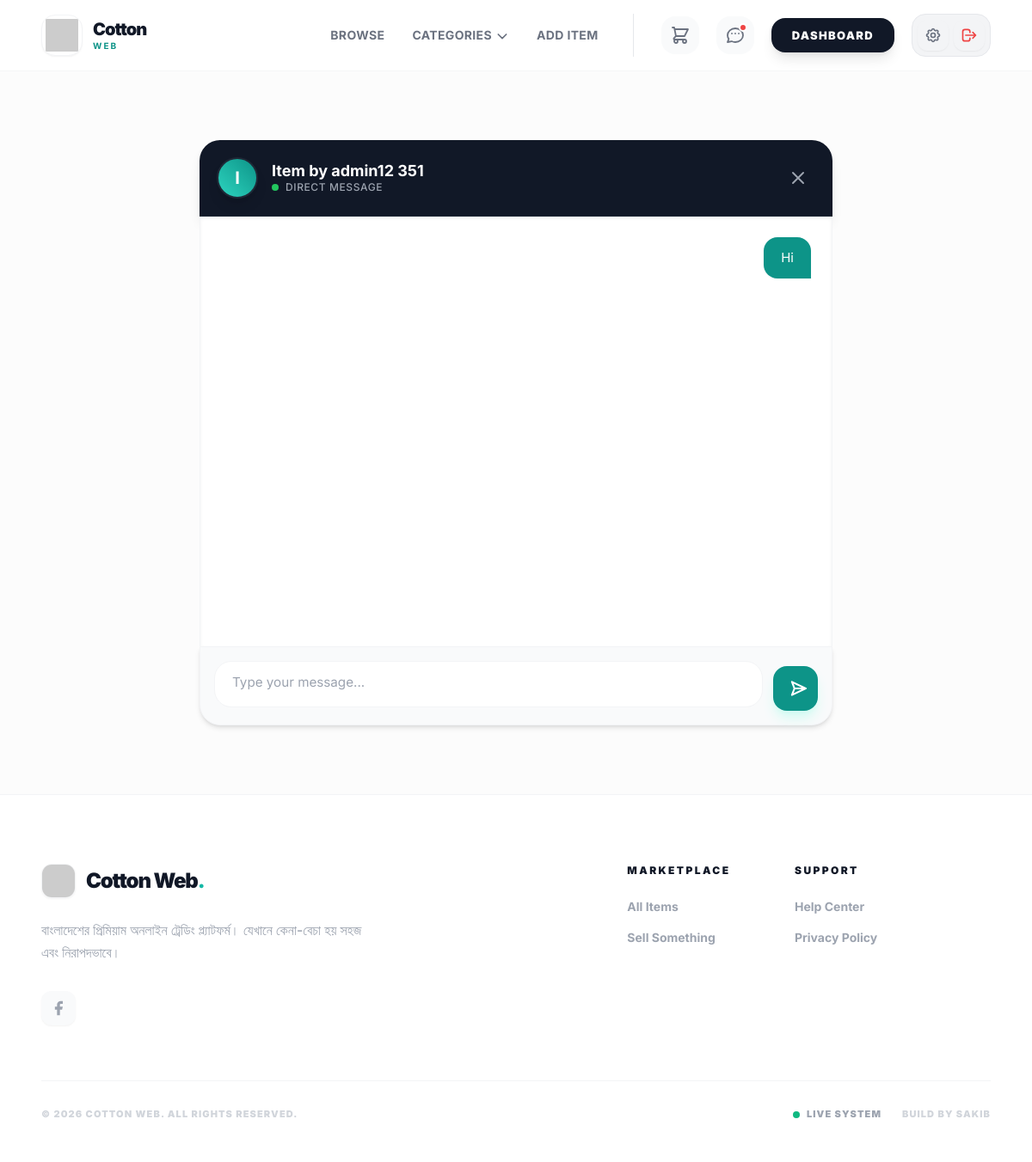
Page /inbox/1/ (signed in) on the committed database.
### conversation/models.py (models this page shows)
class Conversation(models.Model):
    item = models.ForeignKey(Item, related_name='conversations', on_delete=models.CASCADE)
    members = models.ManyToManyField(settings.AUTH_USER_MODEL, related_name='conversations')
    created_at = models.DateTimeField(auto_now_add=True)
    modified_at = models.DateTimeField(auto_now=True)
    class Meta:
        ordering = ('-modified_at',)

class ConversationMessage(models.Model):
    conversation = models.ForeignKey(Conversation, related_name='messages', on_delete=models.CASCADE)
    content = models.TextField(max_length=500, null=True)
    created_at = models.DateTimeField(auto_now_add=True)
    created_by = models.ForeignKey(settings.AUTH_USER_MODEL, related_name='created_messages', on_delete=models.CASCADE)
    is_read = models.BooleanField(default=False)

### item/models.py (models this page shows, shortened)
class Item(models.Model):
    category = models.ForeignKey(
        Category,
        related_name='items',
        on_delete=models.CASCADE,
    )
    user = models.ForeignKey(
        settings.AUTH_USER_MODEL,
        related_name='items',
        on_delete=models.CASCADE,
    )
    name = models.CharField(max_length=100)
    description = models.TextField(blank=True, null=True)
    price = models.FloatField()
    image = models.ImageField(upload_to='item_images', blank=True, null=True)
    is_sold = models.BooleanField(default=False, db_index=True)
    created_at = models.DateTimeField(auto_now_add=True, db_index=True)

### conversation/views.py (the view)
# urls.py: path('', views.cart_detail, name='detail'),
@login_required
def detail(request,pk):
    conversation = Conversation.objects.filter(members__in=[request.user.id]).get(pk=pk)
    conversation.messages.filter(is_read=False).exclude(created_by=request.user).update(is_read=True)
    if request.method == 'POST':
        form = ConversationMessagesForm(request.POST)
        if form.is_valid():
            conversation_message = form.save(commit=False)
            conversation_message.conversation = conversation
            conversation_message.created_by = request.user
            conversation_message.save()
            conversation.save()
            return redirect('conversation:detail', pk=pk)
    else:
        form = ConversationMessagesForm()
    return render(request, 'conversation/detail.html', {
        'conversation': conversation,
        'form': form
    })

### conversation/forms.py
class ConversationMessagesForm(forms.ModelForm):
    class Meta:
        model = ConversationMessage
        fields = ('content',)
        widgets = {
            'content': forms.Textarea(attrs={
                'class': 'w-full py-4 px-6 rounded-xl border border-gray-200 outline-none focus:border-teal-500',
                'placeholder': 'Type your message...',
                'rows': '1'
            })
        }

### core/context_processors.py (called while the page is built)
def categories(request):
    return {
        'all_categories': Category.objects.all()
    }

### conversation/templates/conversation/detail.html (shortened to what this page needs)
{% extends "core/base.html" %}
{% block content %}
<div class="max-w-3xl mx-auto py-8 px-4">
    <div class="bg-gray-900 rounded-t-3xl p-5 flex items-center gap-4 shadow-lg border-b border-gray-800">
        <div class="w-12 h-12 rounded-full bg-gradient-to-tr from-teal-400 to-teal-600 flex items-center justify-center text-white font-bold text-xl shadow-lg border-2 border-gray-800">
            {{ conversation.item.name|first|upper }}
        </div>
        <div class="flex-1">
            <h1 class="text-white font-bold text-lg leading-tight">{{ conversation.item.name }}</h1>
            <div class="flex items-center gap-2">
                <span class="w-2 h-2 bg-green-500 rounded-full animate-pulse"></span>
                <p class="text-gray-400 text-xs font-medium uppercase tracking-wider">Direct Message</p>
            </div>
        </div>
        <a href="{% url 'conversation:inbox' %}" class="p-2 text-gray-400 hover:text-white hover:bg-gray-800 rounded-full transition-all">
            <svg xmlns="http://www.w3.org/2000/svg" class="h-6 w-6" fill="none" viewBox="0 0 24 24" stroke="currentColor">
                <path stroke-linecap="round" stroke-linejoin="round" stroke-width="2" d="M6 18L18 6M6 6l12 12" />
            </svg>
        </a>
    </div>
    <div id="chat-body" class="bg-white border-x border-gray-100 h-[500px] overflow-y-auto p-6 space-y-6 flex flex-col shadow-inner custom-scrollbar">
        {% for message in conversation.messages.all %}
            <div class="flex flex-col {% if message.created_by == request.user %}items-end{% else %}items-start{% endif %} group">
                <div class="max-w-[85%] md:max-w-[70%] px-5 py-3 rounded-2xl shadow-sm transition-all duration-200 hover:shadow-md
                    {% if message.created_by == request.user %}
                        bg-teal-600 text-white rounded-br-none
                    {% else %}
                        bg-gray-100 text-gray-800 rounded-bl-none border border-gray-200
                    {% endif %}">
                    <p class="text-[15px] leading-relaxed">{{ message.content }}</p>
                </div>
            </div>
        {% endfor %}
    </div>
    <div class="bg-gray-50 border border-gray-100 rounded-b-3xl p-4 shadow-md">
        <form id="chat-form" method="POST" action="." class="flex items-end gap-3">
            <div class="flex-1 relative">
                {{ form.content }}
            </div>
            <button type="submit" class="p-4 bg-teal-600 text-white rounded-2xl hover:bg-teal-700 transition-all shadow-lg shadow-teal-100 flex-shrink-0 active:scale-95">
                <svg width="20" height="20" viewBox="0 0 24 24" fill="none" stroke="currentColor" stroke-width="2.5" stroke-linecap="round" stroke-linejoin="round" class="rotate-45">
                    <line x1="22" y1="2" x2="11" y2="13"></line>
                    <polygon points="22 2 15 22 11 13 2 9 22 2"></polygon>
                </svg>
            </button>
        </form>
    </div>
</div>
{% endblock %}

### core/templates/core/base.html (style rules this page uses)
body { font-family: 'Inter', sans-serif; scroll-behavior: smooth; }

### conversation/templates/conversation/detail.html (style rules this page uses)
#id_content { width: 100%; min-height: 54px; max-height: 150px; padding: 14px 20px; background-color: white; border: 1.5px solid #f3f4f6; border-radius: 1.25rem; outline: none; resize: none; font-size: 0.95rem; transition: all 0.2s; }

### rows in the picture
Conversation: item.name|first "I", item.name "Item by admin12 351"
ConversationMessage: content "Hi"
